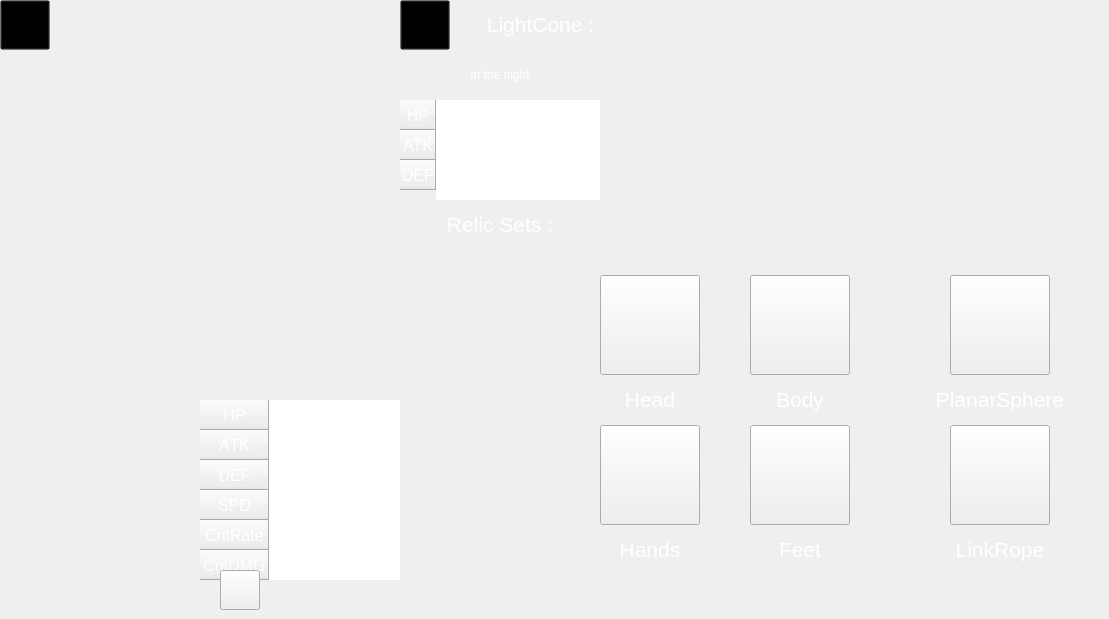
    <widget class="QWidget" name="character">
     <widget class="QLabel" name="chbg">
      <property name="geometry">
       <rect>
        <x>0</x>
        <y>0</y>
        <width>1100</width>
        <height>600</height>
       </rect>
      </property>
      <property name="autoFillBackground">
       <bool>false</bool>
      </property>
      <property name="styleSheet">
       <string notr="true">border-image: url(:/res/panel.png);</string>
      </property>
      <property name="text">
       <string/>
      </property>
     </widget>
     <widget class="QLabel" name="tachie">
      <property name="geometry">
       <rect>
        <x>0</x>
        <y>0</y>
        <width>400</width>
        <height>400</height>
       </rect>
      </property>
      <property name="styleSheet">
       <string notr="true"/>
      </property>
      <property name="text">
       <string/>
      </property>
      <property name="scaledContents">
       <bool>true</bool>
      </property>
     </widget>
     <widget class="QLabel" name="lcp">
      <property name="geometry">
       <rect>
        <x>600</x>
        <y>0</y>
        <width>200</width>
        <height>200</height>
       </rect>
      </property>
      <property name="styleSheet">
       <string notr="true"/>
      </property>
      <property name="text">
       <string/>
      </property>
      <property name="scaledContents">
       <bool>true</bool>
      </property>
     </widget>
     <widget class="QTableWidget" name="subpanel">
      <property name="geometry">
       <rect>
        <x>200</x>
        <y>400</y>
        <width>200</width>
        <height>180</height>
       </rect>
      </property>
      <property name="minimumSize">
       <size>
        <width>200</width>
        <height>180</height>
       </size>
      </property>
      <property name="maximumSize">
       <size>
        <width>200</width>
        <height>180</height>
       </size>
      </property>
      <property name="styleSheet">
       <string notr="true">border:none;
color: rgb(255, 255, 255);
border-image: url(:/res/empty.png);
font: 12pt &quot;Microsoft YaHei UI&quot;;</string>
      </property>
      <property name="editTriggers">
       <set>QAbstractItemView::NoEditTriggers</set>
      </property>
      <property name="selectionMode">
       <enum>QAbstractItemView::NoSelection</enum>
      </property>
      <property name="showGrid">
       <bool>false</bool>
      </property>
      <property name="wordWrap">
       <bool>true</bool>
      </property>
      <property name="cornerButtonEnabled">
       <bool>false</bool>
      </property>
      <attribute name="horizontalHeaderVisible">
       <bool>false</bool>
      </attribute>
      <attribute name="verticalHeaderVisible">
       <bool>true</bool>
      </attribute>
      <row>
       <property name="text">
        <string>HP</string>
       </property>
       <property name="font">
        <font>
         <pointsize>12</pointsize>
         <kerning>false</kerning>
        </font>
       </property>
       <property name="textAlignment">
        <set>AlignCenter</set>
       </property>
      </row>
      <row>
       <property name="text">
        <string>ATK</string>
       </property>
       <property name="font">
        <font>
         <pointsize>12</pointsize>
         <kerning>false</kerning>
        </font>
       </property>
       <property name="textAlignment">
        <set>AlignCenter</set>
       </property>
      </row>
      <row>
       <property name="text">
        <string>DEF</string>
       </property>
       <property name="font">
        <font>
         <pointsize>12</pointsize>
         <kerning>false</kerning>
        </font>
       </property>
       <property name="textAlignment">
        <set>AlignCenter</set>
       </property>
      </row>
      <row>
       <property name="text">
        <string>SPD</string>
       </property>
       <property name="font">
        <font>
         <pointsize>12</pointsize>
         <kerning>false</kerning>
        </font>
       </property>
       <property name="textAlignment">
        <set>AlignCenter</set>
       </property>
      </row>
      <row>
       <property name="text">
        <string>CritRate</string>
       </property>
       <property name="font">
        <font>
         <pointsize>12</pointsize>
         <kerning>false</kerning>
        </font>
       </property>
       <property name="textAlignment">
        <set>AlignCenter</set>
       </property>
      </row>
      <row>
       <property name="text">
        <string>CritDMG</string>
       </property>
       <property name="font">
        <font>
         <pointsize>12</pointsize>
         <kerning>false</kerning>
        </font>
       </property>
       <property name="textAlignment">
        <set>AlignCenter</set>
       </property>
      </row>
      <column>
       <property name="text">
        <string/>
       </property>
       <property name="font">
        <font>
         <pointsize>1</pointsize>
        </font>
       </property>
      </column>
      <item row="0" column="0">
       <property name="text">
        <string>2500</string>
       </property>
       <property name="font">
        <font>
         <pointsize>12</pointsize>
         <kerning>false</kerning>
        </font>
       </property>
       <property name="textAlignment">
        <set>AlignTrailing|AlignVCenter</set>
       </property>
       <property name="icon">
        <iconset>
         <normaloff>:/staticon/res/statsicon/hp.png</normaloff>:/staticon/res/statsicon/hp.png</iconset>
       </property>
      </item>
      <item row="1" column="0">
       <property name="text">
        <string>2000</string>
       </property>
       <property name="font">
        <font>
         <pointsize>12</pointsize>
         <kerning>false</kerning>
        </font>
       </property>
       <property name="textAlignment">
        <set>AlignTrailing|AlignVCenter</set>
       </property>
       <property name="icon">
        <iconset>
         <normaloff>:/staticon/res/statsicon/atk.png</normaloff>:/staticon/res/statsicon/atk.png</iconset>
       </property>
      </item>
      <item row="2" column="0">
       <property name="text">
        <string>1500</string>
       </property>
       <property name="font">
        <font>
         <pointsize>12</pointsize>
         <kerning>false</kerning>
        </font>
       </property>
       <property name="textAlignment">
        <set>AlignTrailing|AlignVCenter</set>
       </property>
       <property name="icon">
        <iconset>
         <normaloff>:/staticon/res/statsicon/def.png</normaloff>:/staticon/res/statsicon/def.png</iconset>
       </property>
      </item>
      <item row="3" column="0">
       <property name="text">
        <string>160</string>
       </property>
       <property name="font">
        <font>
         <pointsize>12</pointsize>
         <kerning>false</kerning>
        </font>
       </property>
       <property name="textAlignment">
        <set>AlignTrailing|AlignVCenter</set>
       </property>
       <property name="icon">
        <iconset>
         <normaloff>:/staticon/res/statsicon/spd.png</normaloff>:/staticon/res/statsicon/spd.png</iconset>
       </property>
      </item>
      <item row="4" column="0">
       <property name="text">
        <string>0.05</string>
       </property>
       <property name="font">
        <font>
         <pointsize>12</pointsize>
         <kerning>false</kerning>
        </font>
       </property>
       <property name="textAlignment">
        <set>AlignTrailing|AlignVCenter</set>
       </property>
       <property name="icon">
        <iconset>
         <normaloff>:/staticon/res/statsicon/critrate.png</normaloff>:/staticon/res/statsicon/critrate.png</iconset>
       </property>
      </item>
      <item row="5" column="0">
       <property name="text">
        <string>0.5</string>
       </property>
       <property name="font">
        <font>
         <pointsize>12</pointsize>
         <kerning>false</kerning>
        </font>
       </property>
       <property name="textAlignment">
        <set>AlignTrailing|AlignVCenter</set>
       </property>
       <property name="icon">
        <iconset>
         <normaloff>:/staticon/res/statsicon/critdmg.png</normaloff>:/staticon/res/statsicon/critdmg.png</iconset>
       </property>
      </item>
     </widget>
     <widget class="QPushButton" name="morebtn">
      <property name="geometry">
       <rect>
        <x>220</x>
        <y>570</y>
        <width>40</width>
        <height>40</height>
       </rect>
      </property>
      <property name="styleSheet">
       <string notr="true">border-image: url(:/res/more.png);</string>
      </property>
      <property name="text">
       <string/>
      </property>
     </widget>
     <widget class="QTableWidget" name="lcpanel">
      <property name="geometry">
       <rect>
        <x>400</x>
        <y>100</y>
        <width>200</width>
        <height>100</height>
       </rect>
      </property>
      <property name="styleSheet">
       <string notr="true">border:none;
color: rgb(255, 255, 255);
border-image: url(:/res/empty.png);
font: 12pt &quot;Microsoft YaHei UI&quot;;</string>
      </property>
      <property name="editTriggers">
       <set>QAbstractItemView::NoEditTriggers</set>
      </property>
      <property name="selectionMode">
       <enum>QAbstractItemView::NoSelection</enum>
      </property>
      <property name="showGrid">
       <bool>false</bool>
      </property>
      <property name="cornerButtonEnabled">
       <bool>false</bool>
      </property>
      <attribute name="horizontalHeaderVisible">
       <bool>false</bool>
      </attribute>
      <attribute name="verticalHeaderVisible">
       <bool>true</bool>
      </attribute>
      <row>
       <property name="text">
        <string>HP</string>
       </property>
       <property name="font">
        <font>
         <pointsize>12</pointsize>
        </font>
       </property>
       <property name="textAlignment">
        <set>AlignCenter</set>
       </property>
      </row>
      <row>
       <property name="text">
        <string>ATK</string>
       </property>
       <property name="font">
        <font>
         <pointsize>12</pointsize>
        </font>
       </property>
       <property name="textAlignment">
        <set>AlignCenter</set>
       </property>
      </row>
      <row>
       <property name="text">
        <string>DEF</string>
       </property>
       <property name="font">
        <font>
         <pointsize>12</pointsize>
        </font>
       </property>
       <property name="textAlignment">
        <set>AlignCenter</set>
       </property>
      </row>
      <column>
       <property name="text">
        <string/>
       </property>
       <property name="font">
        <font>
         <pointsize>1</pointsize>
        </font>
       </property>
      </column>
      <item row="0" column="0">
       <property name="text">
        <string>1058</string>
       </property>
       <property name="font">
        <font>
         <pointsize>12</pointsize>
        </font>
       </property>
       <property name="textAlignment">
        <set>AlignTrailing|AlignVCenter</set>
       </property>
       <property name="icon">
        <iconset>
         <normaloff>:/staticon/res/statsicon/hp.png</normaloff>:/staticon/res/statsicon/hp.png</iconset>
       </property>
       <property name="flags">
        <set>ItemIsEnabled</set>
       </property>
      </item>
      <item row="1" column="0">
       <property name="text">
        <string>582.12</string>
       </property>
       <property name="font">
        <font>
         <pointsize>12</pointsize>
        </font>
       </property>
       <property name="textAlignment">
        <set>AlignTrailing|AlignVCenter</set>
       </property>
       <property name="icon">
        <iconset>
         <normaloff>:/staticon/res/statsicon/atk.png</normaloff>:/staticon/res/statsicon/atk.png</iconset>
       </property>
       <property name="flags">
        <set>ItemIsEnabled</set>
       </property>
      </item>
      <item row="2" column="0">
       <property name="text">
        <string>463.05</string>
       </property>
       <property name="font">
        <font>
         <pointsize>12</pointsize>
        </font>
       </property>
       <property name="textAlignment">
        <set>AlignTrailing|AlignVCenter</set>
       </property>
       <property name="icon">
        <iconset>
         <normaloff>:/staticon/res/statsicon/def.png</normaloff>:/staticon/res/statsicon/def.png</iconset>
       </property>
       <property name="flags">
        <set>ItemIsEnabled</set>
       </property>
      </item>
     </widget>
     <widget class="QLabel" name="lcskill">
      <property name="geometry">
       <rect>
        <x>800</x>
        <y>0</y>
        <width>300</width>
        <height>200</height>
       </rect>
      </property>
      <property name="minimumSize">
       <size>
        <width>300</width>
        <height>200</height>
       </size>
      </property>
      <property name="maximumSize">
       <size>
        <width>300</width>
        <height>200</height>
       </size>
      </property>
      <property name="styleSheet">
       <string notr="true">color: rgb(255, 255, 255);
font: 10pt &quot;Meiryo UI&quot;;</string>
      </property>
      <property name="text">
       <string/>
      </property>
      <property name="alignment">
       <set>Qt::AlignLeading|Qt::AlignLeft|Qt::AlignTop</set>
      </property>
      <property name="wordWrap">
       <bool>true</bool>
      </property>
     </widget>
     <widget class="QLabel" name="path">
      <property name="geometry">
       <rect>
        <x>0</x>
        <y>500</y>
        <width>200</width>
        <height>100</height>
       </rect>
      </property>
      <property name="styleSheet">
       <string notr="true">color: rgb(255, 255, 255);
font: 16pt &quot;Meiryo UI&quot;;</string>
      </property>
      <property name="text">
       <string/>
      </property>
      <property name="alignment">
       <set>Qt::AlignCenter</set>
      </property>
     </widget>
     <widget class="QLabel" name="lclb">
      <property name="geometry">
       <rect>
        <x>400</x>
        <y>0</y>
        <width>200</width>
        <height>50</height>
       </rect>
      </property>
      <property name="styleSheet">
       <string notr="true">color: rgb(255, 255, 255);
font: 9pt &quot;Meiryo UI&quot;;</string>
      </property>
      <property name="text">
       <string>&lt;html&gt;&lt;head/&gt;&lt;body&gt;&lt;p align=&quot;right&quot;&gt;&lt;span style=&quot; font-size:16pt;&quot;&gt;LightCone :          &lt;/span&gt;&lt;/p&gt;&lt;/body&gt;&lt;/html&gt;</string>
      </property>
     </widget>
     <widget class="QLabel" name="concept">
      <property name="geometry">
       <rect>
        <x>0</x>
        <y>400</y>
        <width>200</width>
        <height>100</height>
       </rect>
      </property>
      <property name="styleSheet">
       <string notr="true">color: rgb(255, 255, 255);
font: 16pt &quot;Meiryo UI&quot;;
</string>
      </property>
      <property name="text">
       <string/>
      </property>
      <property name="alignment">
       <set>Qt::AlignCenter</set>
      </property>
      <property name="wordWrap">
       <bool>true</bool>
      </property>
     </widget>
     <widget class="QLabel" name="lcconcept">
      <property name="geometry">
       <rect>
        <x>400</x>
        <y>50</y>
        <width>200</width>
        <height>50</height>
       </rect>
      </property>
      <property name="styleSheet">
       <string notr="true">color: rgb(255, 255, 255);
font: 12pt &quot;Meiryo UI&quot;;</string>
      </property>
      <property name="text">
       <string>In the night</string>
      </property>
      <property name="alignment">
       <set>Qt::AlignCenter</set>
      </property>
      <property name="wordWrap">
       <bool>true</bool>
      </property>
     </widget>
     <widget class="QPushButton" name="modifych">
      <property name="geometry">
       <rect>
        <x>0</x>
        <y>0</y>
        <width>50</width>
        <height>50</height>
       </rect>
      </property>
      <property name="styleSheet">
       <string notr="true">QPushButton
{
image: url(:/res/modify.png);
background-color:transparent;
}
QPushButton:hover
{
    padding-left:3px;
    padding-top:3px;
}
QPushButton:pressed
{
    padding-left:3px;
    padding-top:3px;
}</string>
      </property>
      <property name="text">
       <string/>
      </property>
     </widget>
     <widget class="QPushButton" name="modifylc">
      <property name="geometry">
       <rect>
        <x>400</x>
        <y>0</y>
        <width>50</width>
        <height>50</height>
       </rect>
      </property>
      <property name="styleSheet">
       <string notr="true">QPushButton
{
image: url(:/res/modifyred.png);
background-color:transparent;
}
QPushButton:hover
{
    padding-left:3px;
    padding-top:3px;
}
QPushButton:pressed
{
    padding-left:3px;
    padding-top:3px;
}</string>
      </property>
      <property name="text">
       <string/>
      </property>
     </widget>
     <widget class="QLabel" name="reliclb">
      <property name="geometry">
       <rect>
        <x>400</x>
        <y>200</y>
        <width>200</width>
        <height>50</height>
       </rect>
      </property>
      <property name="styleSheet">
       <string notr="true">color: rgb(255, 255, 255);
font: 9pt &quot;Meiryo UI&quot;;</string>
      </property>
      <property name="text">
       <string>&lt;html&gt;&lt;head/&gt;&lt;body&gt;&lt;p align=&quot;center&quot;&gt;&lt;span style=&quot; font-size:16pt;&quot;&gt;Relic Sets :&lt;/span&gt;&lt;/p&gt;&lt;/body&gt;&lt;/html&gt;</string>
      </property>
     </widget>
     <widget class="QLabel" name="cavern2">
      <property name="geometry">
       <rect>
        <x>400</x>
        <y>250</y>
        <width>200</width>
        <height>100</height>
       </rect>
      </property>
      <property name="styleSheet">
       <string notr="true">color: rgb(255, 255, 255);
font: 9pt &quot;Meiryo UI&quot;;</string>
      </property>
      <property name="text">
       <string/>
      </property>
      <property name="alignment">
       <set>Qt::AlignLeading|Qt::AlignLeft|Qt::AlignTop</set>
      </property>
      <property name="wordWrap">
       <bool>true</bool>
      </property>
     </widget>
     <widget class="QLabel" name="cavern4">
      <property name="geometry">
       <rect>
        <x>400</x>
        <y>350</y>
        <width>200</width>
        <height>100</height>
       </rect>
      </property>
      <property name="styleSheet">
       <string notr="true">color: rgb(255, 255, 255);
font: 9pt &quot;Meiryo UI&quot;;</string>
      </property>
      <property name="text">
       <string/>
      </property>
      <property name="alignment">
       <set>Qt::AlignLeading|Qt::AlignLeft|Qt::AlignTop</set>
      </property>
      <property name="wordWrap">
       <bool>true</bool>
      </property>
     </widget>
     <widget class="QLabel" name="planar2">
      <property name="geometry">
       <rect>
        <x>400</x>
        <y>450</y>
        <width>200</width>
        <height>100</height>
       </rect>
      </property>
      <property name="styleSheet">
       <string notr="true">color: rgb(255, 255, 255);
font: 9pt &quot;Meiryo UI&quot;;</string>
      </property>
      <property name="text">
       <string/>
      </property>
      <property name="alignment">
       <set>Qt::AlignLeading|Qt::AlignLeft|Qt::AlignTop</set>
      </property>
      <property name="wordWrap">
       <bool>true</bool>
      </property>
     </widget>
     <widget class="QLabel" name="headlb">
      <property name="geometry">
       <rect>
        <x>600</x>
        <y>375</y>
        <width>100</width>
        <height>50</height>
       </rect>
      </property>
      <property name="styleSheet">
       <string notr="true">color: rgb(255, 255, 255);
font: 9pt &quot;Meiryo UI&quot;;</string>
      </property>
      <property name="text">
       <string>&lt;html&gt;&lt;head/&gt;&lt;body&gt;&lt;p align=&quot;center&quot;&gt;&lt;span style=&quot; font-size:16pt;&quot;&gt;Head&lt;/span&gt;&lt;/p&gt;&lt;/body&gt;&lt;/html&gt;</string>
      </property>
     </widget>
     <widget class="QLabel" name="bodylb">
      <property name="geometry">
       <rect>
        <x>750</x>
        <y>375</y>
        <width>100</width>
        <height>50</height>
       </rect>
      </property>
      <property name="styleSheet">
       <string notr="true">color: rgb(255, 255, 255);
font: 9pt &quot;Meiryo UI&quot;;</string>
      </property>
      <property name="text">
       <string>&lt;html&gt;&lt;head/&gt;&lt;body&gt;&lt;p align=&quot;center&quot;&gt;&lt;span style=&quot; font-size:16pt;&quot;&gt;Body&lt;/span&gt;&lt;/p&gt;&lt;/body&gt;&lt;/html&gt;</string>
      </property>
     </widget>
     <widget class="QLabel" name="handslb">
      <property name="geometry">
       <rect>
        <x>600</x>
        <y>525</y>
        <width>100</width>
        <height>50</height>
       </rect>
      </property>
      <property name="styleSheet">
       <string notr="true">color: rgb(255, 255, 255);
font: 9pt &quot;Meiryo UI&quot;;</string>
      </property>
      <property name="text">
       <string>&lt;html&gt;&lt;head/&gt;&lt;body&gt;&lt;p align=&quot;center&quot;&gt;&lt;span style=&quot; font-size:16pt;&quot;&gt;Hands&lt;/span&gt;&lt;/p&gt;&lt;/body&gt;&lt;/html&gt;</string>
      </property>
     </widget>
     <widget class="QLabel" name="feetlb">
      <property name="geometry">
       <rect>
        <x>750</x>
        <y>525</y>
        <width>100</width>
        <height>50</height>
       </rect>
      </property>
      <property name="styleSheet">
       <string notr="true">color: rgb(255, 255, 255);
font: 9pt &quot;Meiryo UI&quot;;</string>
      </property>
      <property name="text">
       <string>&lt;html&gt;&lt;head/&gt;&lt;body&gt;&lt;p align=&quot;center&quot;&gt;&lt;span style=&quot; font-size:16pt;&quot;&gt;Feet&lt;/span&gt;&lt;/p&gt;&lt;/body&gt;&lt;/html&gt;</string>
      </property>
     </widget>
     <widget class="QLabel" name="planarspherelb">
      <property name="geometry">
       <rect>
        <x>925</x>
        <y>375</y>
        <width>150</width>
        <height>50</height>
       </rect>
      </property>
      <property name="styleSheet">
       <string notr="true">color: rgb(255, 255, 255);
font: 9pt &quot;Meiryo UI&quot;;</string>
      </property>
      <property name="text">
       <string>&lt;html&gt;&lt;head/&gt;&lt;body&gt;&lt;p align=&quot;center&quot;&gt;&lt;span style=&quot; font-size:16pt;&quot;&gt;PlanarSphere&lt;/span&gt;&lt;/p&gt;&lt;/body&gt;&lt;/html&gt;</string>
      </property>
     </widget>
     <widget class="QLabel" name="linkropelb">
      <property name="geometry">
       <rect>
        <x>925</x>
        <y>525</y>
        <width>150</width>
        <height>50</height>
       </rect>
      </property>
      <property name="styleSheet">
       <string notr="true">color: rgb(255, 255, 255);
font: 9pt &quot;Meiryo UI&quot;;</string>
      </property>
      <property name="text">
       <string>&lt;html&gt;&lt;head/&gt;&lt;body&gt;&lt;p align=&quot;center&quot;&gt;&lt;span style=&quot; font-size:16pt;&quot;&gt;LinkRope&lt;/span&gt;&lt;/p&gt;&lt;/body&gt;&lt;/html&gt;</string>
      </property>
     </widget>
     <widget class="QLabel" name="pc4bg">
      <property name="geometry">
       <rect>
        <x>565</x>
        <y>250</y>
        <width>325</width>
        <height>325</height>
       </rect>
      </property>
      <property name="styleSheet">
       <string notr="true">border-image: url(:/res/circle.png);</string>
      </property>
      <property name="text">
       <string/>
      </property>
     </widget>
     <widget class="QLabel" name="pc2bg">
      <property name="geometry">
       <rect>
        <x>900</x>
        <y>325</y>
        <width>200</width>
        <height>150</height>
       </rect>
      </property>
      <property name="styleSheet">
       <string notr="true">border-image: url(:/res/rectangle.png);</string>
      </property>
      <property name="text">
       <string/>
      </property>
     </widget>
     <widget class="QLabel" name="relicset1">
      <property name="geometry">
       <rect>
        <x>600</x>
        <y>200</y>
        <width>300</width>
        <height>60</height>
       </rect>
      </property>
      <property name="styleSheet">
       <string notr="true">color: rgb(255, 255, 255);
font: 11pt &quot;Meiryo UI&quot;;</string>
      </property>
      <property name="text">
       <string/>
      </property>
      <property name="alignment">
       <set>Qt::AlignCenter</set>
      </property>
      <property name="wordWrap">
       <bool>true</bool>
      </property>
     </widget>
     <widget class="QLabel" name="relicset2">
      <property name="geometry">
       <rect>
        <x>900</x>
        <y>200</y>
        <width>200</width>
        <height>60</height>
       </rect>
      </property>
      <property name="styleSheet">
       <string notr="true">color: rgb(255, 255, 255);
font: 11pt &quot;Meiryo UI&quot;;</string>
      </property>
      <property name="text">
       <string/>
      </property>
      <property name="alignment">
       <set>Qt::AlignCenter</set>
      </property>
      <property name="wordWrap">
       <bool>true</bool>
      </property>
     </widget>
     <widget class="QPushButton" name="Head">
      <property name="geometry">
       <rect>
        <x>600</x>
        <y>275</y>
        <width>100</width>
        <height>100</height>
       </rect>
      </property>
      <property name="styleSheet">
       <string notr="true"/>
      </property>
      <property name="text">
       <string/>
      </property>
     </widget>
     <widget class="QPushButton" name="Body">
      <property name="geometry">
       <rect>
        <x>750</x>
        <y>275</y>
        <width>100</width>
        <height>100</height>
       </rect>
      </property>
      <property name="styleSheet">
       <string notr="true"/>
      </property>
      <property name="text">
       <string/>
      </property>
     </widget>
     <widget class="QPushButton" name="Hands">
      <property name="geometry">
       <rect>
        <x>600</x>
        <y>425</y>
        <width>100</width>
        <height>100</height>
       </rect>
      </property>
      <property name="styleSheet">
       <string notr="true"/>
      </property>
      <property name="text">
       <string/>
      </property>
     </widget>
     <widget class="QPushButton" name="Feet">
      <property name="geometry">
       <rect>
        <x>750</x>
        <y>425</y>
        <width>100</width>
        <height>100</height>
       </rect>
      </property>
      <property name="styleSheet">
       <string notr="true"/>
      </property>
      <property name="text">
       <string/>
      </property>
     </widget>
     <widget class="QPushButton" name="PlanarSphere">
      <property name="geometry">
       <rect>
        <x>950</x>
        <y>275</y>
        <width>100</width>
        <height>100</height>
       </rect>
      </property>
      <property name="styleSheet">
       <string notr="true"/>
      </property>
      <property name="text">
       <string/>
      </property>
     </widget>
     <widget class="QPushButton" name="LinkRope">
      <property name="geometry">
       <rect>
        <x>950</x>
        <y>425</y>
        <width>100</width>
        <height>100</height>
       </rect>
      </property>
      <property name="styleSheet">
       <string notr="true"/>
      </property>
      <property name="text">
       <string/>
      </property>
     </widget>
     <zorder>chbg</zorder>
     <zorder>tachie</zorder>
     <zorder>lcp</zorder>
     <zorder>subpanel</zorder>
     <zorder>morebtn</zorder>
     <zorder>lcpanel</zorder>
     <zorder>lcskill</zorder>
     <zorder>path</zorder>
     <zorder>lclb</zorder>
     <zorder>concept</zorder>
     <zorder>lcconcept</zorder>
     <zorder>modifych</zorder>
     <zorder>modifylc</zorder>
     <zorder>reliclb</zorder>
     <zorder>cavern2</zorder>
     <zorder>cavern4</zorder>
     <zorder>planar2</zorder>
     <zorder>headlb</zorder>
     <zorder>pc4bg</zorder>
     <zorder>handslb</zorder>
     <zorder>feetlb</zorder>
     <zorder>bodylb</zorder>
     <zorder>pc2bg</zorder>
     <zorder>planarspherelb</zorder>
     <zorder>linkropelb</zorder>
     <zorder>relicset1</zorder>
     <zorder>relicset2</zorder>
     <zorder>Head</zorder>
     <zorder>Body</zorder>
     <zorder>Hands</zorder>
     <zorder>Feet</zorder>
     <zorder>PlanarSphere</zorder>
     <zorder>LinkRope</zorder>
    </widget>
